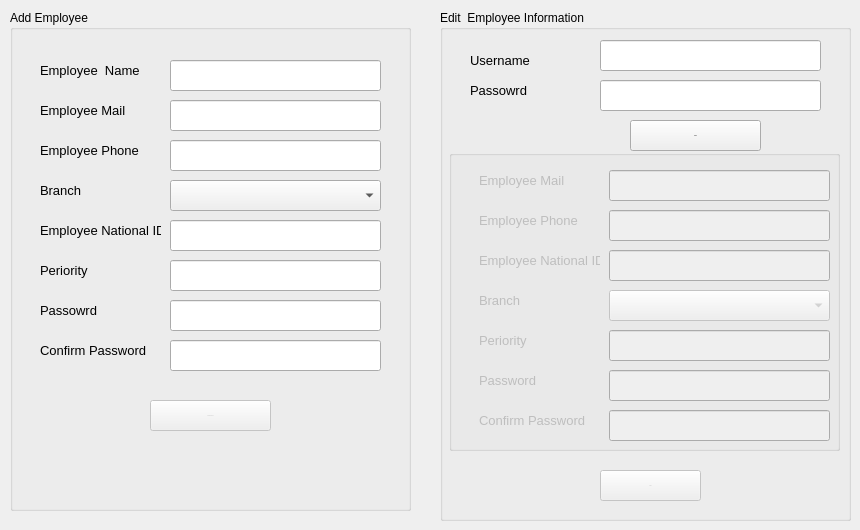
      <widget class="QWidget" name="tab_15">
       <attribute name="title">
        <string>Add Employee</string>
       </attribute>
       <widget class="QGroupBox" name="groupBox_5">
        <property name="geometry">
         <rect>
          <x>10</x>
          <y>10</y>
          <width>401</width>
          <height>501</height>
         </rect>
        </property>
        <property name="title">
         <string>Add Employee</string>
        </property>
        <widget class="QLineEdit" name="lineEdit_32">
         <property name="geometry">
          <rect>
           <x>160</x>
           <y>50</y>
           <width>211</width>
           <height>31</height>
          </rect>
         </property>
        </widget>
        <widget class="QLabel" name="label_36">
         <property name="geometry">
          <rect>
           <x>30</x>
           <y>130</y>
           <width>111</width>
           <height>21</height>
          </rect>
         </property>
         <property name="font">
          <font>
           <pointsize>10</pointsize>
          </font>
         </property>
         <property name="text">
          <string>Employee Phone</string>
         </property>
        </widget>
        <widget class="QLineEdit" name="lineEdit_33">
         <property name="geometry">
          <rect>
           <x>160</x>
           <y>290</y>
           <width>211</width>
           <height>31</height>
          </rect>
         </property>
         <property name="echoMode">
          <enum>QLineEdit::Password</enum>
         </property>
        </widget>
        <widget class="QLabel" name="label_37">
         <property name="geometry">
          <rect>
           <x>30</x>
           <y>290</y>
           <width>101</width>
           <height>21</height>
          </rect>
         </property>
         <property name="font">
          <font>
           <pointsize>10</pointsize>
          </font>
         </property>
         <property name="text">
          <string>Passowrd</string>
         </property>
        </widget>
        <widget class="QLineEdit" name="lineEdit_34">
         <property name="geometry">
          <rect>
           <x>160</x>
           <y>90</y>
           <width>211</width>
           <height>31</height>
          </rect>
         </property>
        </widget>
        <widget class="QLineEdit" name="lineEdit_35">
         <property name="geometry">
          <rect>
           <x>160</x>
           <y>130</y>
           <width>211</width>
           <height>31</height>
          </rect>
         </property>
        </widget>
        <widget class="QLabel" name="label_38">
         <property name="geometry">
          <rect>
           <x>30</x>
           <y>90</y>
           <width>101</width>
           <height>21</height>
          </rect>
         </property>
         <property name="font">
          <font>
           <pointsize>10</pointsize>
          </font>
         </property>
         <property name="text">
          <string>Employee Mail</string>
         </property>
        </widget>
        <widget class="QLabel" name="label_39">
         <property name="geometry">
          <rect>
           <x>30</x>
           <y>50</y>
           <width>101</width>
           <height>21</height>
          </rect>
         </property>
         <property name="font">
          <font>
           <pointsize>10</pointsize>
          </font>
         </property>
         <property name="text">
          <string>Employee  Name</string>
         </property>
        </widget>
        <widget class="QLabel" name="label_40">
         <property name="geometry">
          <rect>
           <x>30</x>
           <y>330</y>
           <width>111</width>
           <height>21</height>
          </rect>
         </property>
         <property name="font">
          <font>
           <pointsize>10</pointsize>
          </font>
         </property>
         <property name="text">
          <string>Confirm Password</string>
         </property>
        </widget>
        <widget class="QLineEdit" name="lineEdit_36">
         <property name="geometry">
          <rect>
           <x>160</x>
           <y>330</y>
           <width>211</width>
           <height>31</height>
          </rect>
         </property>
         <property name="echoMode">
          <enum>QLineEdit::Password</enum>
         </property>
        </widget>
        <widget class="QPushButton" name="pushButton_27">
         <property name="enabled">
          <bool>false</bool>
         </property>
         <property name="geometry">
          <rect>
           <x>140</x>
           <y>390</y>
           <width>121</width>
           <height>31</height>
          </rect>
         </property>
         <property name="font">
          <font>
           <pointsize>-1</pointsize>
          </font>
         </property>
         <property name="text">
          <string>Add Employee</string>
         </property>
        </widget>
        <widget class="QLineEdit" name="lineEdit_44">
         <property name="geometry">
          <rect>
           <x>160</x>
           <y>250</y>
           <width>211</width>
           <height>31</height>
          </rect>
         </property>
        </widget>
        <widget class="QLabel" name="label_49">
         <property name="geometry">
          <rect>
           <x>30</x>
           <y>250</y>
           <width>101</width>
           <height>21</height>
          </rect>
         </property>
         <property name="font">
          <font>
           <pointsize>10</pointsize>
          </font>
         </property>
         <property name="text">
          <string>Periority</string>
         </property>
        </widget>
        <widget class="QLabel" name="label_58">
         <property name="geometry">
          <rect>
           <x>30</x>
           <y>170</y>
           <width>101</width>
           <height>21</height>
          </rect>
         </property>
         <property name="font">
          <font>
           <pointsize>10</pointsize>
          </font>
         </property>
         <property name="text">
          <string>Branch</string>
         </property>
        </widget>
        <widget class="QComboBox" name="comboBox_21">
         <property name="geometry">
          <rect>
           <x>160</x>
           <y>170</y>
           <width>211</width>
           <height>31</height>
          </rect>
         </property>
        </widget>
        <widget class="QLabel" name="label_62">
         <property name="geometry">
          <rect>
           <x>30</x>
           <y>210</y>
           <width>121</width>
           <height>21</height>
          </rect>
         </property>
         <property name="font">
          <font>
           <pointsize>10</pointsize>
          </font>
         </property>
         <property name="text">
          <string>Employee National ID</string>
         </property>
        </widget>
        <widget class="QLineEdit" name="lineEdit_49">
         <property name="geometry">
          <rect>
           <x>160</x>
           <y>210</y>
           <width>211</width>
           <height>31</height>
          </rect>
         </property>
        </widget>
       </widget>
       <widget class="QGroupBox" name="groupBox_6">
        <property name="enabled">
         <bool>true</bool>
        </property>
        <property name="geometry">
         <rect>
          <x>440</x>
          <y>10</y>
          <width>411</width>
          <height>511</height>
         </rect>
        </property>
        <property name="title">
         <string>Edit  Employee Information</string>
        </property>
        <widget class="QPushButton" name="pushButton_28">
         <property name="enabled">
          <bool>false</bool>
         </property>
         <property name="geometry">
          <rect>
           <x>160</x>
           <y>460</y>
           <width>101</width>
           <height>31</height>
          </rect>
         </property>
         <property name="font">
          <font>
           <pointsize>-1</pointsize>
          </font>
         </property>
         <property name="text">
          <string>Save</string>
         </property>
        </widget>
        <widget class="QLabel" name="label_46">
         <property name="geometry">
          <rect>
           <x>30</x>
           <y>70</y>
           <width>101</width>
           <height>21</height>
          </rect>
         </property>
         <property name="font">
          <font>
           <pointsize>10</pointsize>
          </font>
         </property>
         <property name="text">
          <string>Passowrd</string>
         </property>
        </widget>
        <widget class="QLineEdit" name="lineEdit_42">
         <property name="geometry">
          <rect>
           <x>160</x>
           <y>30</y>
           <width>221</width>
           <height>31</height>
          </rect>
         </property>
        </widget>
        <widget class="QLineEdit" name="lineEdit_43">
         <property name="geometry">
          <rect>
           <x>160</x>
           <y>70</y>
           <width>221</width>
           <height>31</height>
          </rect>
         </property>
         <property name="echoMode">
          <enum>QLineEdit::Password</enum>
         </property>
        </widget>
        <widget class="QLabel" name="label_47">
         <property name="geometry">
          <rect>
           <x>30</x>
           <y>40</y>
           <width>101</width>
           <height>21</height>
          </rect>
         </property>
         <property name="font">
          <font>
           <pointsize>10</pointsize>
          </font>
         </property>
         <property name="text">
          <string>Username</string>
         </property>
        </widget>
        <widget class="QPushButton" name="pushButton_29">
         <property name="geometry">
          <rect>
           <x>190</x>
           <y>110</y>
           <width>131</width>
           <height>31</height>
          </rect>
         </property>
         <property name="font">
          <font>
           <pointsize>-1</pointsize>
          </font>
         </property>
         <property name="text">
          <string>Check</string>
         </property>
        </widget>
        <widget class="QGroupBox" name="groupBox_9">
         <property name="enabled">
          <bool>false</bool>
         </property>
         <property name="geometry">
          <rect>
           <x>9</x>
           <y>140</y>
           <width>391</width>
           <height>301</height>
          </rect>
         </property>
         <property name="title">
          <string/>
         </property>
         <widget class="QLabel" name="label_43">
          <property name="geometry">
           <rect>
            <x>30</x>
            <y>60</y>
            <width>101</width>
            <height>21</height>
           </rect>
          </property>
          <property name="font">
           <font>
            <pointsize>10</pointsize>
           </font>
          </property>
          <property name="text">
           <string>Employee Phone</string>
          </property>
         </widget>
         <widget class="QLabel" name="label_44">
          <property name="geometry">
           <rect>
            <x>30</x>
            <y>20</y>
            <width>111</width>
            <height>21</height>
           </rect>
          </property>
          <property name="font">
           <font>
            <pointsize>10</pointsize>
           </font>
          </property>
          <property name="text">
           <string>Employee Mail</string>
          </property>
         </widget>
         <widget class="QLineEdit" name="lineEdit_41">
          <property name="geometry">
           <rect>
            <x>160</x>
            <y>180</y>
            <width>221</width>
            <height>31</height>
           </rect>
          </property>
         </widget>
         <widget class="QLineEdit" name="lineEdit_37">
          <property name="geometry">
           <rect>
            <x>160</x>
            <y>20</y>
            <width>221</width>
            <height>31</height>
           </rect>
          </property>
         </widget>
         <widget class="QComboBox" name="comboBox_22">
          <property name="geometry">
           <rect>
            <x>160</x>
            <y>140</y>
            <width>221</width>
            <height>31</height>
           </rect>
          </property>
         </widget>
         <widget class="QLineEdit" name="lineEdit_40">
          <property name="geometry">
           <rect>
            <x>160</x>
            <y>100</y>
            <width>221</width>
            <height>31</height>
           </rect>
          </property>
         </widget>
         <widget class="QLabel" name="label_45">
          <property name="geometry">
           <rect>
            <x>30</x>
            <y>180</y>
            <width>111</width>
            <height>21</height>
           </rect>
          </property>
          <property name="font">
           <font>
            <pointsize>10</pointsize>
           </font>
          </property>
          <property name="text">
           <string>Periority</string>
          </property>
         </widget>
         <widget class="QLabel" name="label_59">
          <property name="geometry">
           <rect>
            <x>30</x>
            <y>220</y>
            <width>111</width>
            <height>21</height>
           </rect>
          </property>
          <property name="font">
           <font>
            <pointsize>10</pointsize>
           </font>
          </property>
          <property name="text">
           <string>Password</string>
          </property>
         </widget>
         <widget class="QLineEdit" name="lineEdit_39">
          <property name="geometry">
           <rect>
            <x>160</x>
            <y>60</y>
            <width>221</width>
            <height>31</height>
           </rect>
          </property>
         </widget>
         <widget class="QLabel" name="label_41">
          <property name="geometry">
           <rect>
            <x>30</x>
            <y>100</y>
            <width>121</width>
            <height>21</height>
           </rect>
          </property>
          <property name="font">
           <font>
            <pointsize>10</pointsize>
           </font>
          </property>
          <property name="text">
           <string>Employee National ID</string>
          </property>
         </widget>
         <widget class="QLabel" name="label_42">
          <property name="geometry">
           <rect>
            <x>30</x>
            <y>140</y>
            <width>101</width>
            <height>21</height>
           </rect>
          </property>
          <property name="font">
           <font>
            <pointsize>10</pointsize>
           </font>
          </property>
          <property name="text">
           <string>Branch</string>
          </property>
         </widget>
         <widget class="QLineEdit" name="lineEdit_50">
          <property name="geometry">
           <rect>
            <x>160</x>
            <y>220</y>
            <width>221</width>
            <height>31</height>
           </rect>
          </property>
          <property name="echoMode">
           <enum>QLineEdit::Password</enum>
          </property>
         </widget>
         <widget class="QLineEdit" name="lineEdit_51">
          <property name="geometry">
           <rect>
            <x>160</x>
            <y>260</y>
            <width>221</width>
            <height>31</height>
           </rect>
          </property>
          <property name="echoMode">
           <enum>QLineEdit::Password</enum>
          </property>
         </widget>
         <widget class="QLabel" name="label_68">
          <property name="geometry">
           <rect>
            <x>30</x>
            <y>260</y>
            <width>111</width>
            <height>21</height>
           </rect>
          </property>
          <property name="font">
           <font>
            <pointsize>10</pointsize>
           </font>
          </property>
          <property name="text">
           <string>Confirm Password</string>
          </property>
         </widget>
        </widget>
       </widget>
      </widget>
